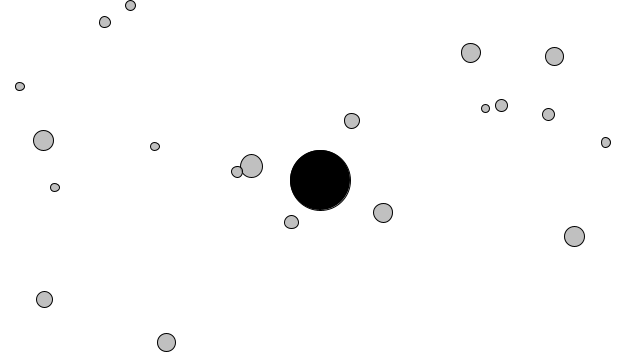
Frame 1 (no input)
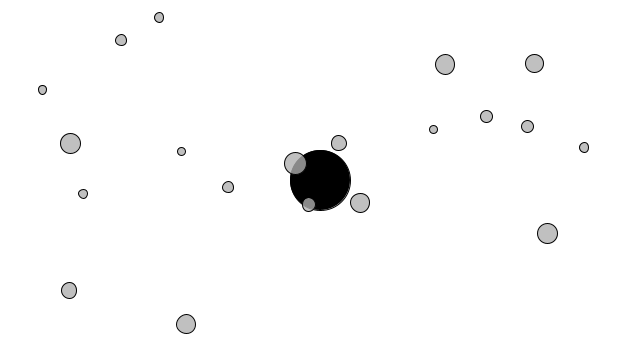
Frame 60 (the mouse pressed at the canvas centre just before this capture)
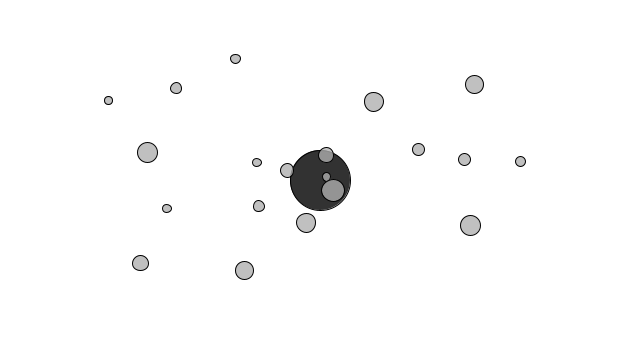
Frame 120 (the mouse held since frame 60 and released just before this capture)

The Processing sketch that drew these frames (run headless with seeded random() and noise(); from frame 60 on, the mouse is pressed at the canvas centre):

// Processing sketch: Exercise_2_10_attractrepel
// ── Exercise_2_10_attractrepel.pde
// The Nature of Code
// Daniel Shiffman
// http://natureofcode.com

Mover[] movers = new Mover[20];

Attractor a;

float g = 1;

void setup() {
  size(640,360);
  a = new Attractor();
  for (int i = 0; i < movers.length; i++) {
    movers[i] = new Mover(random(4,12),random(width),random(height)); 
  }
}

void draw() {
  background(255);

  a.display();
  a.drag();
  a.rollover(mouseX, mouseY);

  for (int i = 0; i < movers.length; i++) {
    for (int j = 0; j < movers.length; j++) {
      if (i != j) {
        PVector force = movers[j].repel(movers[i]);
        movers[i].applyForce(force);
      }
    }

    PVector force = a.attract(movers[i]);
    movers[i].applyForce(force);
    movers[i].update();
    movers[i].display();
  }
}

void mousePressed() {
  a.clicked(mouseX, mouseY);
}

void mouseReleased() {
  a.stopDragging();
}
// ── Attractor.pde
// The Nature of Code
// Daniel Shiffman
// http://natureofcode.com

// A class for a draggable attractive body in our world

class Attractor {
  float mass;    // Mass, tied to size
  float radius;  // Radius of the attractor
  PVector position;   // position
  boolean dragging = false; // Is the object being dragged?
  boolean rollover = false; // Is the mouse over the ellipse?
  PVector drag;  // holds the offset for when object is clicked on

  Attractor() {
    position = new PVector(width/2,height/2);
    mass = 10;
    radius = mass * 3;
    drag = new PVector(0.0,0.0);
  }

  PVector attract(Mover m) {
    PVector force = PVector.sub(position,m.position);   // Calculate direction of force
    float d = force.mag();                              // Distance between objects
    d = constrain(d,5.0,25.0);                        // Limiting the distance to eliminate "extreme" results for very close or very far objects
    force.normalize();                                  // Normalize vector (distance doesn't matter here, we just want this vector for direction)
    float strength = (g * mass * m.mass) / (d * d);      // Calculate gravitional force magnitude
    force.mult(strength);                                  // Get force vector --> magnitude * direction
    return force;
  }

  // Method to display
  void display() {
    ellipseMode(CENTER);
    stroke(0);
    if (dragging) fill (50);
    else if (rollover) fill(100);
    else fill(0);
    ellipse(position.x,position.y,radius*2,radius*2);
  }

  // The methods below are for mouse interaction
  void clicked(int mx, int my) {
    float d = dist(mx,my,position.x,position.y);
    if (d < radius) {
      dragging = true;
      drag.x = position.x-mx;
      drag.y = position.y-my;
    }
  }

  void rollover(int mx, int my) {
    float d = dist(mx,my,position.x,position.y);
    if (d < radius) {
      rollover = true;
    } 
    else {
      rollover = false;
    }
  }

  void stopDragging() {
    dragging = false;
  }

  void drag() {
    if (dragging) {
      position.x = mouseX + drag.x;
      position.y = mouseY + drag.y;
    }
  }
}
// ── Mover.pde
// The Nature of Code
// Daniel Shiffman
// http://natureofcode.com

class Mover {

  PVector position;
  PVector velocity;
  PVector acceleration;
  float mass;

  Mover(float m, float x , float y) {
    mass = m;
    position = new PVector(x,y);
    velocity = new PVector(0,0);
    acceleration = new PVector(0,0);
  }

  void applyForce(PVector force) {
    PVector f = PVector.div(force,mass);
    acceleration.add(f);
  }

  void update() {
    velocity.add(acceleration);
    position.add(velocity);
    acceleration.mult(0);
  }

  void display() {
    stroke(0);
    fill(175,200);
    ellipse(position.x,position.y,mass*2,mass*2);
  }

  PVector repel(Mover m) {
    PVector force = PVector.sub(position,m.position);             // Calculate direction of force
    float distance = force.mag();                                 // Distance between objects
    distance = constrain(distance,1.0,10000.0);                             // Limiting the distance to eliminate "extreme" results for very close or very far objects
    force.normalize();                                            // Normalize vector (distance doesn't matter here, we just want this vector for direction

    float strength = (g * mass * m.mass) / (distance * distance); // Calculate gravitional force magnitude
    force.mult(-1*strength);                                      // Get force vector --> magnitude * direction
    return force;
  }

  void checkEdges() {

    if (position.x > width) {
      position.x = width;
      velocity.x *= -1;
    } 
    else if (position.x < 0) {
      position.x = 0;
      velocity.x *= -1;
    }

    if (position.y > height) {
      position.y = height;
      velocity.y *= -1;
    } 
    else if (position.y < 0) {
      position.y = 0;
      velocity.y *= -1;
    }

  }

}
